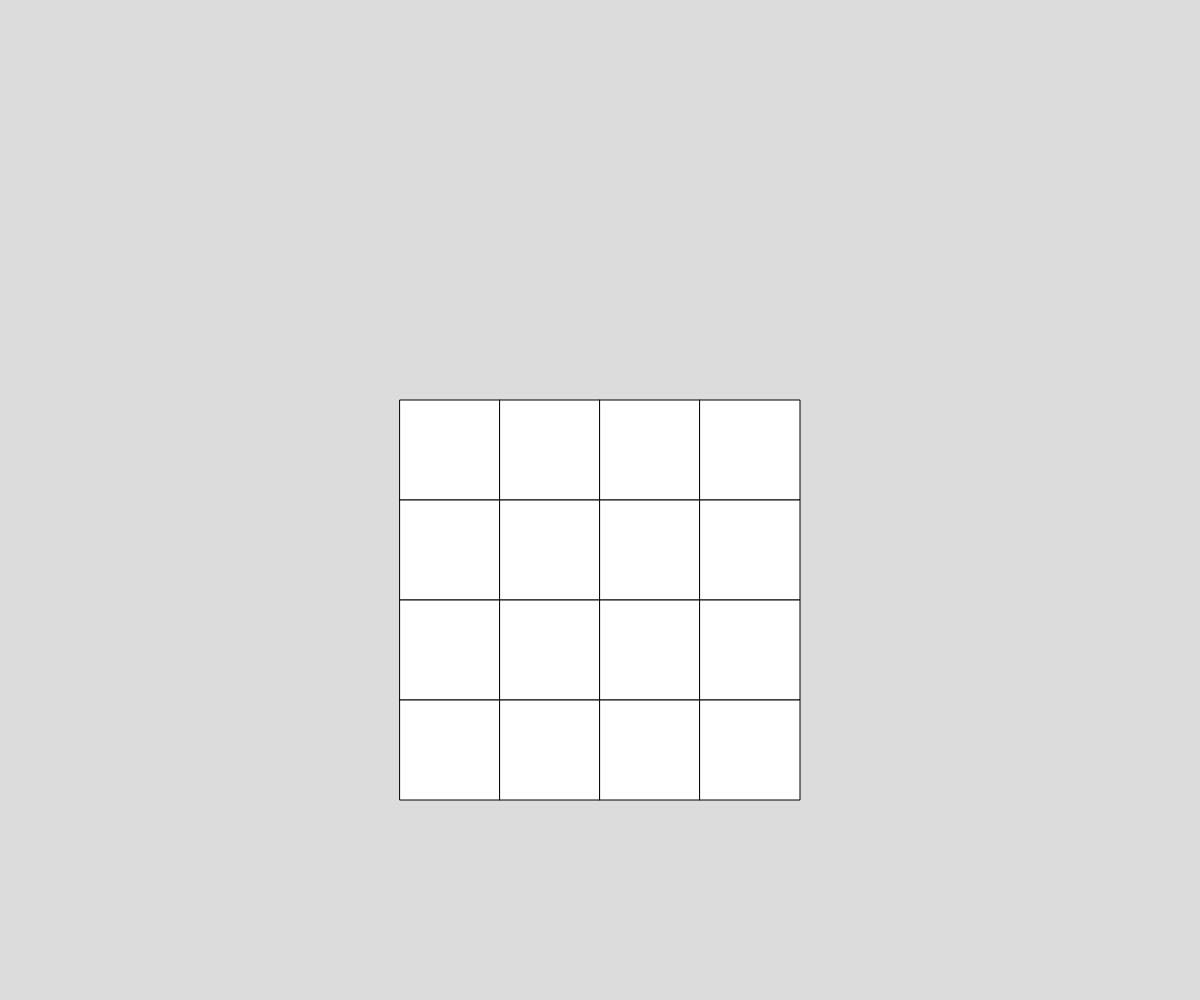
Frame 1 (no input)
Frame 60 (no input): identical to frame 1, image omitted
Frame 120 (the mouse pressed at the canvas centre since frame 60): identical to frame 1, image omitted

The p5.js sketch that drew this single still picture (run headless with seeded random() and noise() and a simulated clock; from frame 60 on, the mouse is pressed at the canvas centre):

// p5.js sketch
// ── sketch.js
// Sliding puzzle - 2D Array Project
// Katharine
// Date
//
// Extra for Experts:
// - describe what you did to take this project "above and beyond"

const ROWS = 4;
const COLS = 4;
let numSquares = ROWS*COLS;
let cellWidth, cellHeight, grid, num;


function setup() {
  createCanvas(windowWidth, windowHeight);
  cellHeight = width/3/ROWS;
  cellWidth = height/3/COLS;
  if (cellHeight > cellWidth) {
    cellWidth = cellHeight;
  }
  grid = createRandom2dArray(COLS, ROWS);
}

function draw() {
  background(220);
  displayGrid(grid);
}

function createRandom2dArray(COLS, ROWS) {
  let emptyArray = [];
  for (let y = 0; y < ROWS; y++) {
    emptyArray.push([]);
    for (let x = 0; x < COLS; x++) {
      num = Math.floor(random(1, numSquares-2));
      emptyArray[y].push(num);
      // emptyArray[y].push(0);
    }
  }
  return emptyArray;
}


function displayGrid(grid) {
  for (let y = 0; y < ROWS; y++) {
    for (let x = 0; x < COLS; x++) {
      fill("white");
      rect(x*cellWidth + (width/2-0.5*COLS*cellWidth), y*cellHeight + (height/5*3-0.5*COLS*cellWidth), cellWidth, cellHeight);
    }
  }
}
